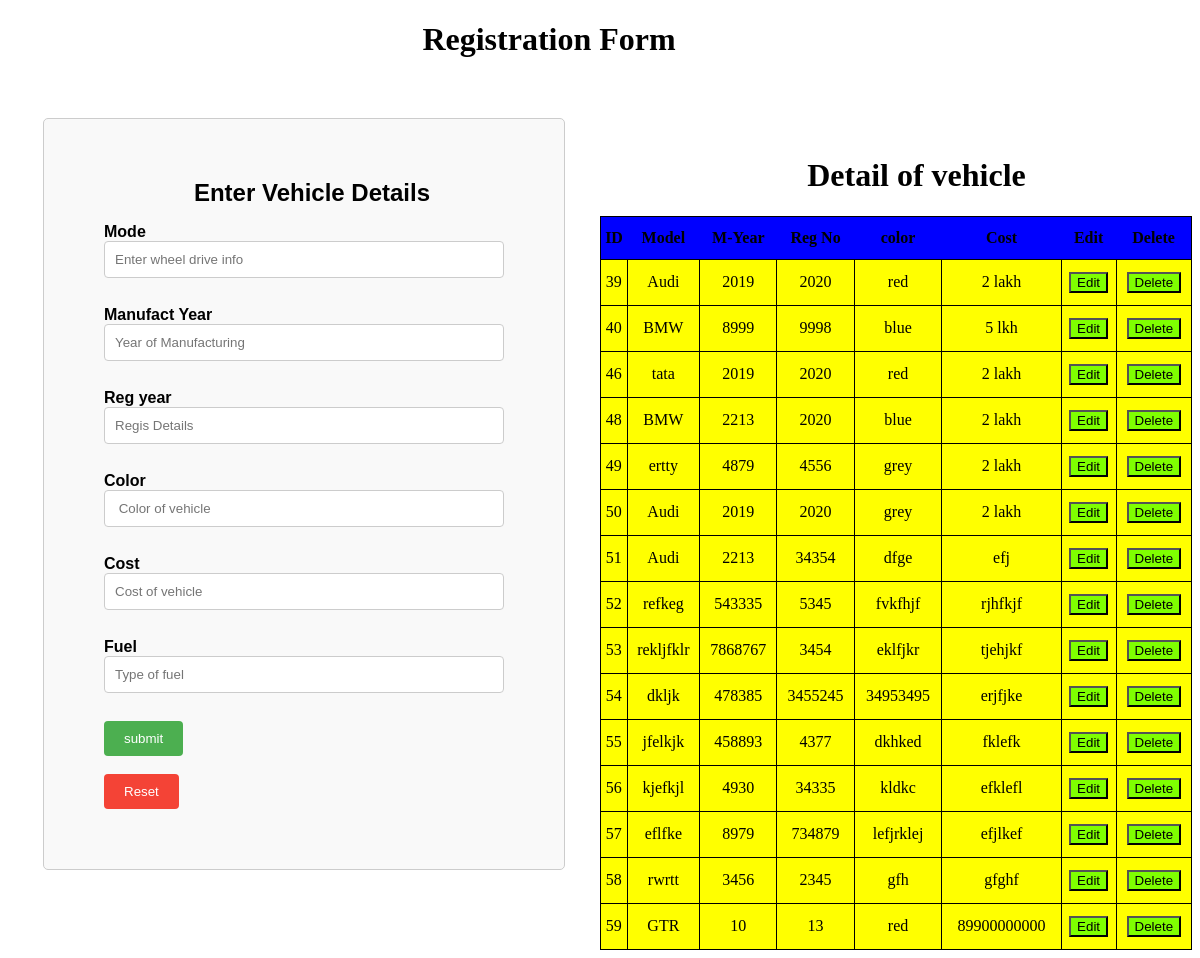
Screenshot of /veh/ with the database file from the repository.
### school/models.py (models this page shows, shortened)
class vehcile(models.Model):
    mode=models.CharField(max_length=50)
    myear=models.PositiveIntegerField()
    reg_no=models.PositiveIntegerField()
    color=models.CharField(max_length=50)
    fuel=models.CharField(max_length=50)
    cost=models.CharField(max_length=50)

### school/views.py (the view, shortened to what this page needs)
# urls.py: path('veh/' ,views.veh ,name='veh'),
def veh(request):
    if request.method=='GET':
        inform = vehcile.objects.all()
        return render(request, 'veh.html', {'info': inform})

### templates/veh.html (shortened to what this page needs)
<!DOCTYPE html>
<html lang="en">
<head>
</head>
<body>
    <h1 id="vb">Registration Form</h1>
    <div id="yt">
    <div class="form-container">
    <form action="" method="post">
        <h1 id="po">Enter Vehicle Details</h1>
     <label for="">Mode</label><br>
     <input type="text" placeholder="Enter wheel drive info" name="mode" value="{{main.mode}}" required><br><br>
      <label for="">Manufact Year</label><br>
     <input type="text" placeholder="Year of Manufacturing" name="year" value="{{main.year}}" required><br><br>
     <label for="">Reg year</label><br>
     <input type="text" placeholder="Regis Details" name="reg" value="{{main.reg}}" required><br><br>
      <label for="">Color</label><br>
     <input type="text" placeholder=" Color of vehicle" name="color"value="{{main.color}}" required><br><br>
     <label for="">Cost</label>
     <input type="text" placeholder="Cost of vehicle" name="cost"value="{{main.cost}}" required><br><br>
     <label for="">Fuel</label><br>
     <input type="text" placeholder="Type of fuel" name="fuel"value="{{main.fuel}}" required><br><br>
     <button type="submit">submit</button><br><br>
     <button type="reset">Reset</button>
    </form>
    </div>
    </div>
    <div>
    <h1>Detail of vehicle</h1>
    <table>
        <tr>
          <th>ID</th>
          <th>Model</th>
          <th>M-Year</th>
          <th>Reg No</th>
          <th>color</th>
          <th>Cost</th>
          <th>Edit</th>
          <th>Delete</th>
          </tr>
        {% for b in info %}
          <tr>
          <td>{{b.id}}</td>
          <td>{{b.mode}} </td>
          <td>{{b.myear}}</td>
          <td>{{b.reg_no}}</td>
          <td>{{b.color}}</td>
          <td>{{b.cost}}</td>
          <td><a href="{% url 'edit' b.id %}"><button>Edit</button></a></td>
          <td><a href="{% url 'dele' b.id %}"><button>Delete</button></a></td>
          </tr>
        {% endfor %}
    </table>
</div>
</body>
</html>

### templates/veh.html (style rules this page uses)
#yt { margin-left: -50% ; margin-top: 5%; }
.form-container { max-width: 400px; margin: 0 auto; padding: 60px; border: 1px solid #ccc; border-radius: 5px; background-color: #f9f9f9; font-family: Arial, sans-serif; }
.form-container h1 { text-align: center; font-size: 24px; margin-top: 0; }
.form-container label { font-weight: bold; }
.form-container input[type="text"] { width: 100%; padding: 10px; margin-bottom: 10px; border: 1px solid #ccc; border-radius: 4px; box-sizing: border-box; }
.form-container button { background-color: #4CAF50; color: white; padding: 10px 20px; border: none; border-radius: 4px; cursor: pointer; margin-right: 10px; }
.form-container button[type="submit"] { background-color: #4CAF50; }
.form-container button[type="reset"] { background-color: #f44336; }
#po { margin-left: 4%; }
h1 { margin-left: 35%; }
div { margin-left: 50%; margin-top: -62%; }
table { width: 100%; border-collapse: collapse; }
table,tr,td { border: 1px solid; }
td { text-align: center; padding-top: 12px; padding-bottom: 12px; background-color:yellow; }
th { text-align: center; padding-top: 12px; padding-bottom: 12px; background-color: blue; }
a button { background-color: chartreuse; }

### rows the page displays
vehcile: id "39", mode "Audi", myear "2019", reg_no "2020", color "red", cost "2 lakh"
vehcile: id "40", mode "BMW", myear "8999", reg_no "9998", color "blue", cost "5 lkh"
vehcile: id "46", mode "tata", myear "2019", reg_no "2020", color "red", cost "2 lakh"
vehcile: id "48", mode "BMW", myear "2213", reg_no "2020", color "blue", cost "2 lakh"
vehcile: id "49", mode "ertty", myear "4879", reg_no "4556", color "grey", cost "2 lakh"
vehcile: id "50", mode "Audi", myear "2019", reg_no "2020", color "grey", cost "2 lakh"
vehcile: id "51", mode "Audi", myear "2213", reg_no "34354", color "dfge", cost "efj"
vehcile: id "52", mode "refkeg", myear "543335", reg_no "5345", color "fvkfhjf", cost "rjhfkjf"
vehcile: id "53", mode "rekljfklr", myear "7868767", reg_no "3454", color "eklfjkr", cost "tjehjkf"
vehcile: id "54", mode "dkljk", myear "478385", reg_no "3455245", color "34953495", cost "erjfjke"
vehcile: id "55", mode "jfelkjk", myear "458893", reg_no "4377", color "dkhked", cost "fklefk"
vehcile: id "56", mode "kjefkjl", myear "4930", reg_no "34335", color "kldkc", cost "efklefl"
vehcile: id "57", mode "eflfke", myear "8979", reg_no "734879", color "lefjrklej", cost "efjlkef"
vehcile: id "58", mode "rwrtt", myear "3456", reg_no "2345", color "gfh", cost "gfghf"
vehcile: id "59", mode "GTR", myear "10", reg_no "13", color "red", cost "89900000000"
